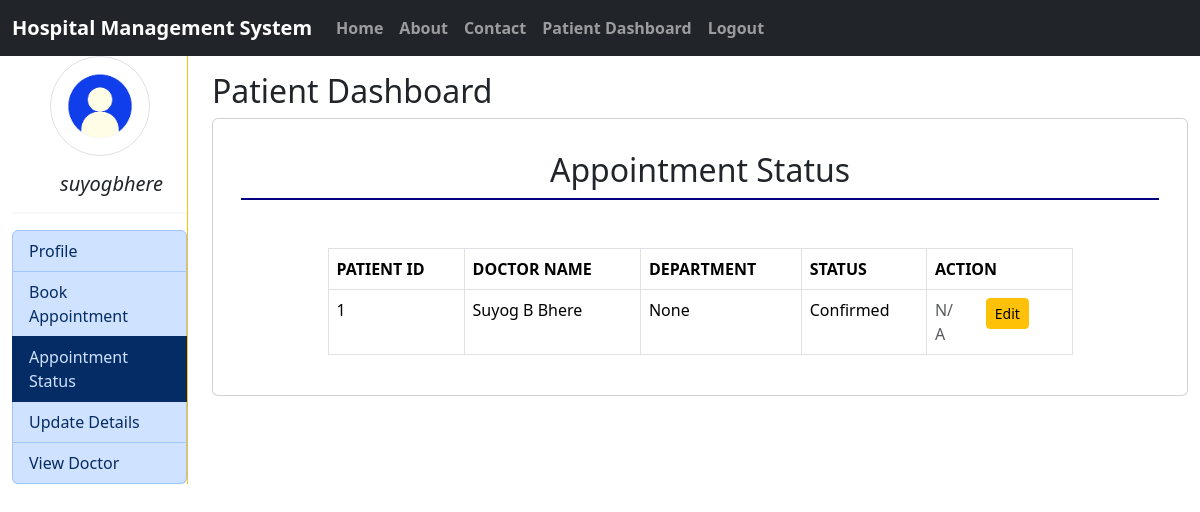
The page /hms_patient/My_Appointment/ (signed in) on the database its author committed.
### hms/models.py (models this page shows, shortened)
class User(AbstractBaseUser,PermissionsMixin):
    first_name= models.CharField(max_length=250)
    last_name= models.CharField(max_length=250)
    email= models.EmailField(unique=True)
    mobile= models.CharField(max_length=10)
    is_active=models.BooleanField(default=True)
    is_staff=models.BooleanField(default=False)
    is_patient=models.BooleanField(default=False)
    is_doctor=models.BooleanField(default=False)
    gender = models.CharField(choices=Gender_choice,max_length=100)
    USERNAME_FIELD = 'email'
    REQUIRED_FIELDS = ['mobile']
    object = CustomUserManager()

class Appointment(models.Model):
    Appointment_ID = models.AutoField(primary_key=True)
    Appointment_datetime = models.DateTimeField()
    Status = models.CharField(choices=Appointment_status, max_length=255,default='PENDING')
    P_ID = models.ForeignKey(Patient, on_delete=models.CASCADE)
    D_ID = models.ForeignKey(Doctor, on_delete=models.CASCADE)

class Doctor(models.Model):
    user = models.OneToOneField(User, on_delete=models.CASCADE)
    D_ID = models.AutoField(primary_key=True)
    Department = models.ForeignKey(Department,on_delete=models.CASCADE,null=True)

### hms_patient/views.py (the view)
# urls.py: path('My_Appointment/', views.My_Appointment,name='Doctor_My_Appointment'),
def My_Appointment(request):
    if not hasattr(request.user, 'patient'):
        return HttpResponseForbidden("You are not authorized to view this page.")
    patient = get_object_or_404(Patient, user = request.user)
    appointments = Appointment.objects.filter(P_ID=patient)
    return render(request, 'hms_patient/my_appointment.html',locals())

### hms_patient/templates/hms_patient/my_appointment.html (shortened to what this page needs)
{% extends 'hms_patient/patient_index.html' %}
{% load static %}
{% block patient  %}
<div>
    <h2>Patient Dashboard</h2>
    <div class="container card">
        <div class="card-body my-2 ">
            {% block PatientHeading %}
            <h2 class="p-2 text-center" style="border-bottom: 2px solid navy;">Appointment Status</h2>
            {% endblock PatientHeading %}
        <div class="container mt-5 table-responsive">
            <div class="col-sm-10 mx-auto">
                <table class="table table-bordered table-hover">
                    <thead>
                        <tr>
                            <th>PATIENT ID</th>
                            <th>DOCTOR NAME</th>
                            <th>DEPARTMENT</th>
                            <th>STATUS</th>
                            <th>ACTION</th>
                        </tr>
                    </thead>
                    <tbody>
                        {% for appointment in appointments %}
                            <tr>
                                <td>{{appointment.Appointment_ID}}</td>
                                <td>{{appointment.D_ID.user.first_name}} {{appointment.D_ID.user.last_name}}</td>
                                <td>{{appointment.D_ID.Department}}</td>
                                <td>{{appointment.Status}}</td>
                                <td>
                                    <div class="row">
                                        <div class="col-sm-4">
                                            {% if appointment.Status == 'Pending' %}
                                            <a href="{% url 'cancel_appointment' appointment.Appointment_ID %}" class="btn btn-danger btn-sm">
                                                Cancel
                                            </a>
                                            {% else %}
                                                <span class="text-muted">N/A</span>
                                            {% endif %}
                                        </div>
                                        <div class="col-sm-4">
                                            <form action="{% url 'Edit_Appointment' appointment.Appointment_ID  %}" method="GET">
                                                <input type="submit" value="Edit" class="btn btn-warning btn-sm">
                                            </form>
                                        </div>
                                    </div>
                                </td>
                            </tr>
                        {% endfor %}
                    </tbody>
                </table>
            </div>
        </div>
        </div>
    </div>
</div>
{% endblock patient %}

### hms_patient/templates/hms_patient/patient_sidebar.html (shortened to what this page needs)
{% load static %}
<div class="border-end border-warning h-100">
    <center> <img src="{% static 'hms/images/patient_logo.jpg' %}" alt="wallpaper" width="100" class="img-thumbnail rounded-circle"></center>
    <h5 class="ps-5 mt-3"><em>{{request.user.first_name|lower}}{{request.user.last_name|lower}}</em></h5>
    <hr class="border">
    <div class="list-group">
        <a href="{% url 'Patient_Profile' %}" class="list-group-item list-group-item-primary list-group-item-action  {% if request.path == '/hms_patient/Patient_Profile/' %} active {% endif %} ">Profile</a>
        <a href="{% url 'Book_Appointment' %}" class="list-group-item list-group-item-primary list-group-item-action {% if request.path == '/hms_patient/Book_Appointment/' %} active {% endif %} ">Book Appointment</a>
        <a href="{% url 'Patient_My_Appointment' %}" class="list-group-item list-group-item-primary list-group-item-action {% if request.path == '/hms_patient/My_Appointment/' %} active {% endif %}">Appointment Status</a>
        <a href="{% url 'edit_patient_profile' %}" class="list-group-item list-group-item-primary list-group-item-action {% if request.path == '/hms_patient/edit_profile/' %} active {% endif %} ">Update Details</a>
        <a href="{% url 'Doctor_List' %}" class="list-group-item list-group-item-primary list-group-item-action {% if request.path == '/hms_patient/Doctor_List/' %} active {% endif %} ">View Doctor</a>
    </div>
</div>

### rows shown on the page
User: user.first_name "suyog", user.last_name "bhere"
Appointment: Appointment_ID "1", D_ID.user.first_name "Suyog B", D_ID.user.last_name "Bhere", D_ID.Department "None", Status "Confirmed", shows "N/A"
